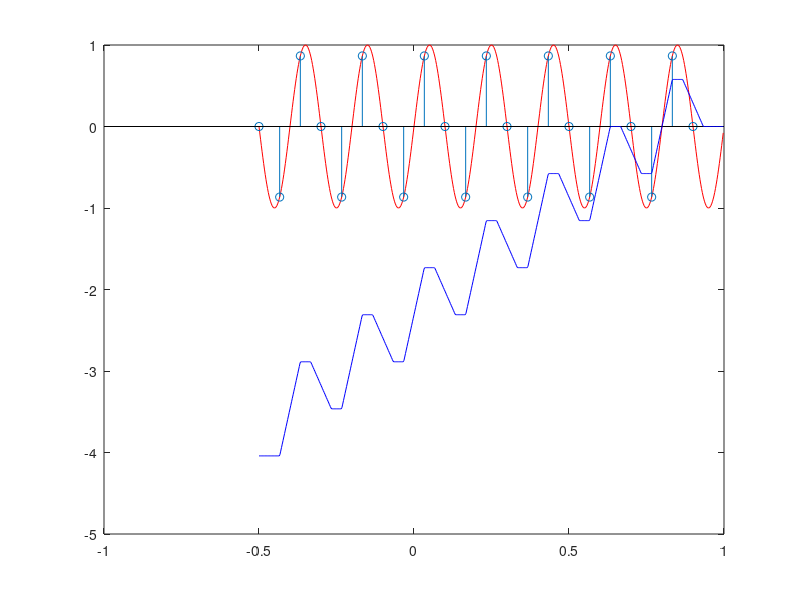

Recreate this plot in MATLAB.
1;
#ejercicio5.m

# Discretice una señal arbitraria con frecuencia de muestreo de 10 Hz y sobremuestreela mednainte
# distintos tipos de interpoladores a 4 veces la frecuencia de muestreo.

# Definicion de una señal arbitraria "continua".
function y=senal_arbitraria(x)
	y = sin(10*pi*x);
endfunction

# frecuencia_muestreo:	frecuencia de muestreo.
# x0:					inicio intervalo
# xf:					fin intervalo
function [xd,yd]=muestrear_senal(frecuencia_muestreo , x0, xf)
	intervalo = xf - x0;
	dx = 1 / (intervalo*frecuencia_muestreo);
	xd = x0:dx:xf-dx;

	for i=1:length(xd)
		yd(i) = senal_arbitraria(xd(i));
	end

	% clf;
	% clear plot;

	% figure(1);
	% hold on;
	% plot(xd,yd, 'b');
	% hold on;
	% plot(x,y, 'g');

	% legend('Muestreada', 'Original')


endfunction


### interpoladores
function y=interpolador_escalon(t)
  if (t < 1 && t >= 0)
    y = 1;
  else
    y = 0;
  end
endfunction

function y=interpolador_lineal(t)
  if (abs(t < 1)) 
    y = 1 - abs(t) ;
  else
    y = 0;
  end
endfunction

function y=interpolador_sinc(x)
	for i=1:length(x)
		if (abs(x(i)) < 1) 
			y(i) = 1 - abs(x(i)) ;
		else
			y(i) = 0;
		endif
	end
endfunction

function [x_continuo, y_continuo]=interpolador(xd, yd, T, x_continuo)
  for j=1:length(x_continuo)
    suma = 0;
    for i=1:length(xd)
      suma = suma + ( yd(i)
        * interpolador_lineal(
            (x_continuo(j) - xd(i)) / T)
       );
    end
    y_continuo(j) = suma;
  end
endfunction

#################### Fin declaración de funciones y procedimientos ####################
#################### Fin declaración de funciones y procedimientos ####################
#################### Fin declaración de funciones y procedimientos ####################
#################### Fin declaración de funciones y procedimientos ####################

x0 = -0.5; 
xf = 1;
dx_continuo = 0.0025;
frecuencia_muestreo = 10;
T = 1/frecuencia_muestreo;
% Graficamos la funcion arbitraria "continua"
x_continuo = x0:dx_continuo:xf-dx_continuo;

clf;
clear plot;
figure(1);
plot(x_continuo, senal_arbitraria(x_continuo) , 'r');

%Obtenemos la funcion discretizada
[xd, yd] = muestrear_senal(frecuencia_muestreo, x0, xf);
hold on

stem(xd,yd)
[intx, inty] = interpolador(xd, yd, T, x_continuo);

hold on;
plot(intx,inty, 'b');
